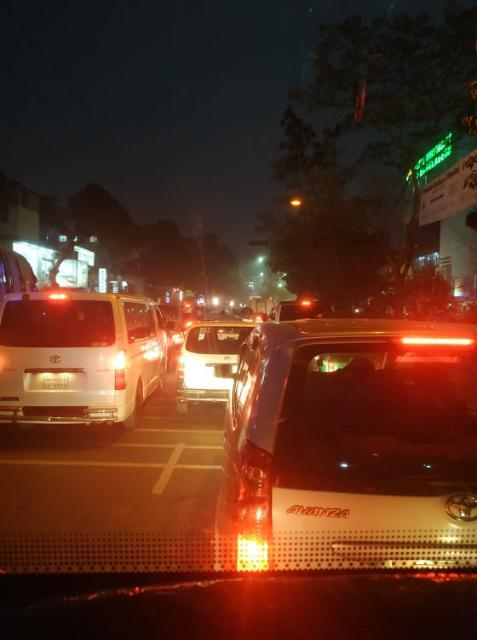
#> input picture train/images/105_jpg.rf.49e56b89099bfba97c8814f871a3ec19.jpg, 477 x 640 px, found by its file name; its folder holds 4 pictures in this run
$ python augment_images.py
#> lines starting #> are read from the running program, lines starting #| are printed output that depends on the picture
import os
import cv2

INPUT_FOLDER = "train/images"
OUTPUT_FOLDER = "augmented_images"

os.makedirs(OUTPUT_FOLDER, exist_ok=True)

count = 0

for filename in os.listdir(INPUT_FOLDER):
    if filename.lower().endswith((".jpg", ".jpeg", ".png")):
        image_path = os.path.join(INPUT_FOLDER, filename)
        image = cv2.imread(image_path)
#> image is the input picture: shape (640, 477, 3); mean B, G, R 31.5, 49.6, 90.1

        if image is None:
            continue

        flipped = cv2.flip(image, 1)
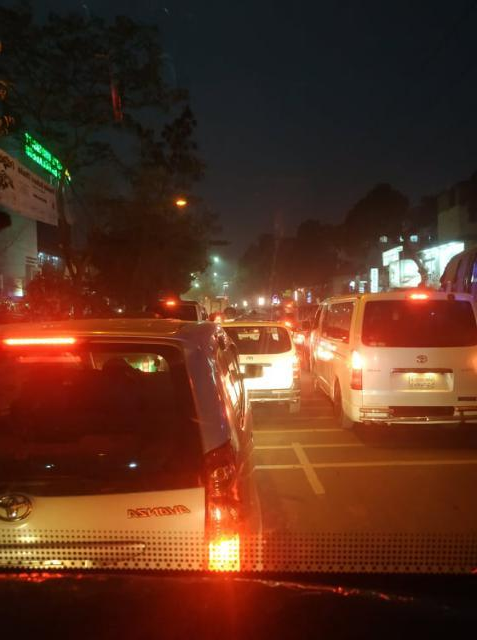
#> flipped: shape (640, 477, 3); mean B, G, R 31.5, 49.6, 90.1

        output_path = os.path.join(OUTPUT_FOLDER, "flip_" + filename)
        cv2.imwrite(output_path, flipped)

        count += 1
#> pass 2 of the loop `for filename in os.listdir(INPUT_FOLDER):`:
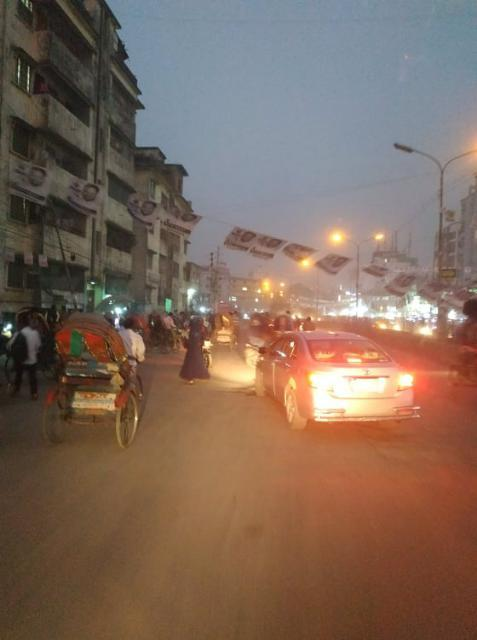
#> input picture train/images/106_jpg.rf.6b01b9220cb7e23d2fd2fb6685026af8.jpg, 477 x 640 px, found by its file name
#> image is the input picture: shape (640, 477, 3); mean B, G, R 90.4, 104.3, 126.7
#> `flipped = cv2.flip(image, 1)`:
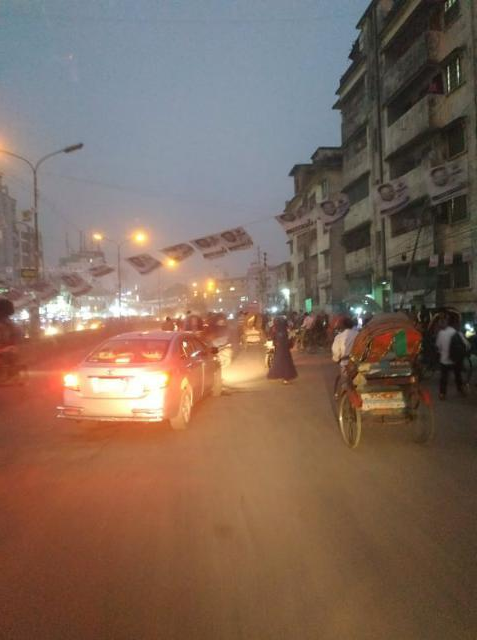
#> flipped: shape (640, 477, 3); mean B, G, R 90.4, 104.3, 126.7
#> pass 3 of the loop `for filename in os.listdir(INPUT_FOLDER):`:
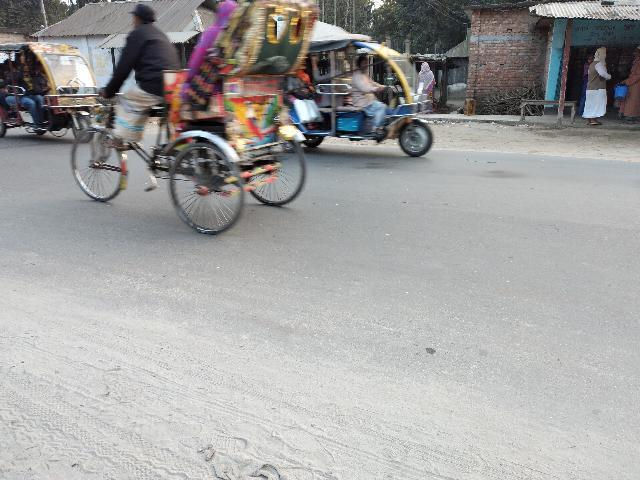
#> input picture train/images/149_jpg.rf.b52ff02d44141187b49035f1d28b9a32.jpg, 640 x 480 px, found by its file name
#> image is the input picture: shape (480, 640, 3); mean B, G, R 160.6, 161.4, 162.1
#> `flipped = cv2.flip(image, 1)`:
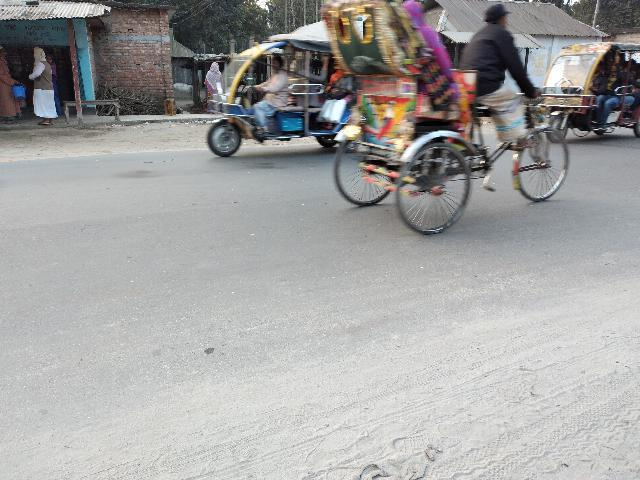
#> flipped: shape (480, 640, 3); mean B, G, R 160.6, 161.4, 162.1
#> the loop made 4 passes; the first 3 are shown

print(f"Augmentation completed. {count} flipped images created.")
